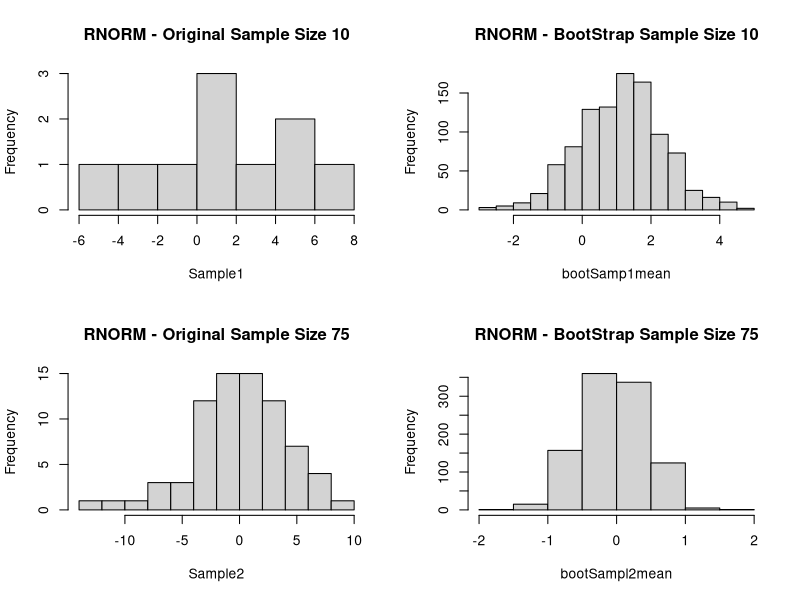
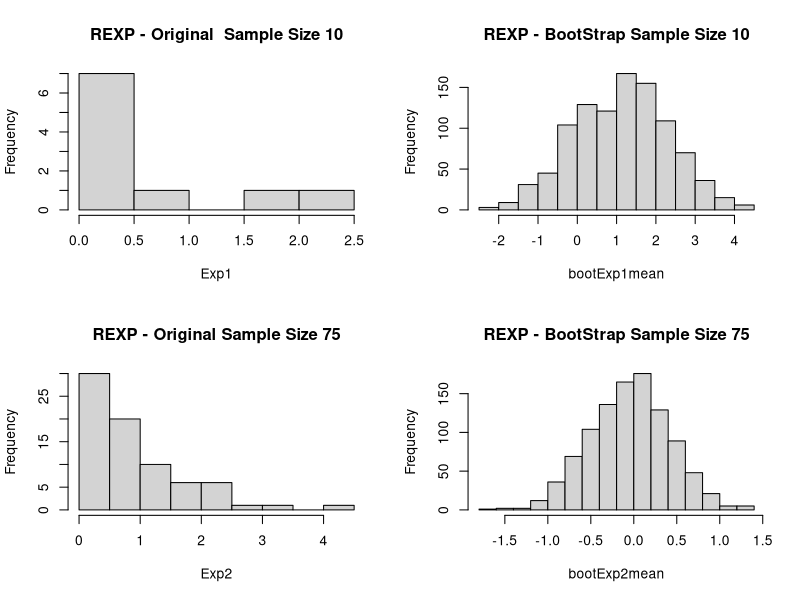

Reproduce these figures in R, in order.
## ---- chunk 1
 ##Define two rnorm samples of differing sample sizes
Sample1 <- rnorm(10, 0, 4)  #small sample size
Sample2 <- rnorm(75, 0, 4) #large sample size

##Define two rexp samples of differing sample sizes
Exp1 <- rexp(10)  #small sample size
Exp2 <- rexp(75) #large sample size

##Define a vector to house the 1000 samples for each
bootSamp1mean <- numeric(1000)
bootSampl2mean <- numeric(1000)
bootExp1mean <- numeric(1000)
bootExp2mean <- numeric(1000)

##bootstrap loop to define means of 1000 samples from the original datasets.
##Samples are chosen randomly with replacement
for (i in 1:1000) {
bootSamp1 <- sample(Sample1, size=length(Sample1), replace=TRUE)
bootSampl2 <- sample(Sample2, size=length(Sample2), replace=TRUE)

Exp1Boot <- sample(Sample1, size=length(Exp1), replace=TRUE)
Exp2Boot <- sample(Sample2, size=length(Exp2), replace=TRUE)

bootSamp1mean[i] <- mean(bootSamp1)
bootSampl2mean[i] <- mean(bootSampl2)

bootExp1mean[i] <- mean(Exp1Boot)
bootExp2mean[i] <- mean(Exp2Boot)
}
## ---- chunk 2
par(mfrow=c(2,2))
hist(Sample1, main = "RNORM - Original Sample Size 10")
hist(bootSamp1mean, main = "RNORM - BootStrap Sample Size 10")

hist(Sample2, main = "RNORM - Original Sample Size 75")
hist(bootSampl2mean, main = "RNORM - BootStrap Sample Size 75")
## ---- chunk 3
par(mfrow=c(2,2))
hist(Exp1, main = "REXP - Original  Sample Size 10")
hist(bootExp1mean, main = "REXP - BootStrap Sample Size 10")

hist(Exp2, main = "REXP - Original Sample Size 75")
hist(bootExp2mean, main = "REXP - BootStrap Sample Size 75")
